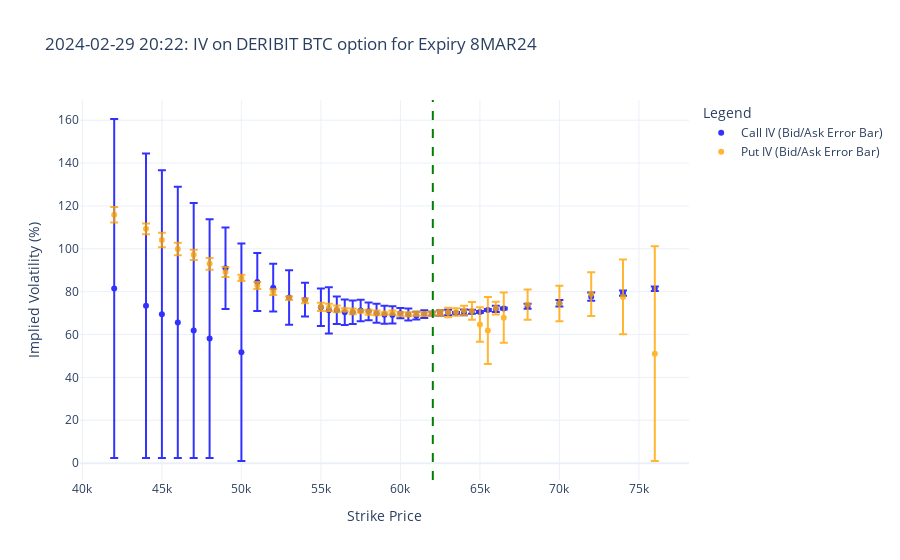

The notebook cell this image was saved under:
### Code cell
import plotly.graph_objects as go

fig = go.Figure()
# Plot with error bars for bid/ask implied volatility
fig.add_trace(go.Scatter(
    x=strikes_list,
    y=(df_option_with_vola_and_greeks['bidVola_C']+df_option_with_vola_and_greeks['askVola_C'])/2,
    error_y=dict(type='data', array=(df_option_with_vola_and_greeks['askVola_C'] - df_option_with_vola_and_greeks['bidVola_C']).abs()/2,
        visible=True, color='blue'),
    mode='markers',
    name='Call IV (Bid/Ask Error Bar)',
    marker=dict(color='blue', symbol='circle'),
    opacity=0.8
))
fig.add_trace(go.Scatter(
    x=strikes_list,
    y=(df_option_with_vola_and_greeks['bidVola_P']+df_option_with_vola_and_greeks['askVola_P'])/2,
    error_y=dict(type='data', array=(df_option_with_vola_and_greeks['askVola_P'] - df_option_with_vola_and_greeks['bidVola_P']).abs()/2,
        visible=True, color='orange'),
    mode='markers',
    name='Put IV (Bid/Ask Error Bar)',
    marker=dict(color='orange', symbol='circle'),
    opacity=0.8
))

fig.add_vline(x=df_option_with_vola_and_greeks['S'][0], line=dict(color='green', dash='dash'), name='Spot Price (S)')

fig.update_layout(
    title=f"{snapshot_time.strftime('%Y-%m-%d %H:%M')}: IV on DERIBIT BTC option for Expiry {my_expiry}",
    xaxis_title="Strike Price",
    yaxis_title="Implied Volatility (%)",
    legend_title="Legend",
    template="plotly_white"
)
fig.show()

### Figure 1 — Plotly figure (JSON) as saved in the notebook; plotly's stock layout.template omitted (floating-point values rounded to 4 significant figures)
{"data": [{"error_y": {"array": [79.1, 71.05, 67.13, 63.28, 59.48, 55.74, 18.99, 50.76, 13.52, 11.19, 12.67, 7.872, 8.717, 10.8, 6.45, 5.956, 5.459, 5.013, 4.107, 4.437, 4.214, 4.018, 2.406, 2.798, 1.819, 1.784, 0.8815, 1.315, 1.317, 0.4422, 1.344, 0.9131, 0.4681, 0.481, 1.491, 0.5165, 1.184, 1.491, 1.889, 1.258, 1.012], "color": "blue", "type": "data", "visible": true}, "marker": {"color": "blue", "symbol": "circle"}, "mode": "markers", "name": "Call IV (Bid/Ask Error Bar)", "opacity": 0.8, "type": "scatter", "x": [42000, 44000, 45000, 46000, 47000, 48000, 49000, 50000, 51000, 52000, 53000, 54000, 55000, 55500, 56000, 56500, 57000, 57500, 58000, 58500, 59000, 59500, 60000, 60500, 61000, 61500, 62000, 62500, 63000, 63500, 64000, 64500, 65000, 65500, 66000, 66500, 68000, 70000, 72000, 74000, 76000], "y": [81.46, 73.41, 69.49, 65.64, 61.84, 58.1, 90.9, 51.76, 84.47, 81.89, 77.28, 76.28, 72.76, 71.28, 71.34, 70.36, 70.41, 71.2, 70.82, 69.96, 69.25, 69.13, 69.99, 69.38, 68.78, 69.53, 69.8, 70.05, 70.29, 70.1, 70.35, 70.65, 70.53, 71.43, 71.97, 72.15, 73.24, 74.61, 77.67, 79.33, 81.37]}, {"error_y": {"array": [3.636, 2.492, 3.392, 2.929, 2.383, 2.754, 2.35, 1.442, 1.626, 1.354, 0.8466, 1.134, 1.92, 1.737, 1.593, 0.7309, 1.357, 0.6278, 1.176, 1.108, 0.5249, 1.001, 0.9633, 0.9325, 0.9085, 0.892, 0.8815, 1.315, 2.195, 1.768, 2.239, 4.107, 8.097, 15.65, 2.978, 11.75, 7.074, 8.255, 10.2, 17.42, 50.1], "color": "orange", "type": "data", "visible": true}, "marker": {"color": "orange", "symbol": "circle"}, "mode": "markers", "name": "Put IV (Bid/Ask Error Bar)", "opacity": 0.8, "type": "scatter", "x": [42000, 44000, 45000, 46000, 47000, 48000, 49000, 50000, 51000, 52000, 53000, 54000, 55000, 55500, 56000, 56500, 57000, 57500, 58000, 58500, 59000, 59500, 60000, 60500, 61000, 61500, 62000, 62500, 63000, 63500, 64000, 64500, 65000, 65500, 66000, 66500, 68000, 70000, 72000, 74000, 76000], "y": [115.9, 109.3, 104.1, 99.93, 97.17, 92.97, 89.14, 86.41, 82.87, 79.83, 76.92, 75.73, 72.94, 72.67, 71.95, 71.59, 70.78, 70.86, 70.44, 70.14, 69.92, 70.24, 69.58, 69.43, 69.73, 69.55, 69.8, 70.04, 70.27, 70.5, 71.2, 71.02, 64.68, 61.89, 72.33, 67.89, 73.98, 74.47, 78.86, 77.57, 51.1]}], "layout": {"legend": {"title": {"text": "Legend"}}, "shapes": [{"line": {"color": "green", "dash": "dash"}, "name": "Spot Price (S)", "type": "line", "x0": 62040.0, "x1": 62040.0, "xref": "x", "y0": 0, "y1": 1, "yref": "y domain"}], "title": {"text": "2024-02-29 20:22: IV on DERIBIT BTC option for Expiry 8MAR24"}, "xaxis": {"title": {"text": "Strike Price"}}, "yaxis": {"title": {"text": "Implied Volatility (%)"}}}}
